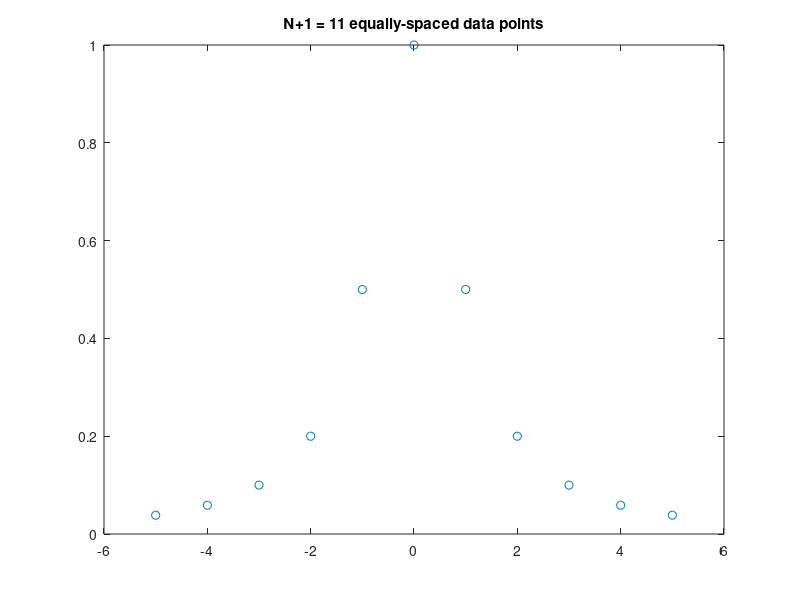
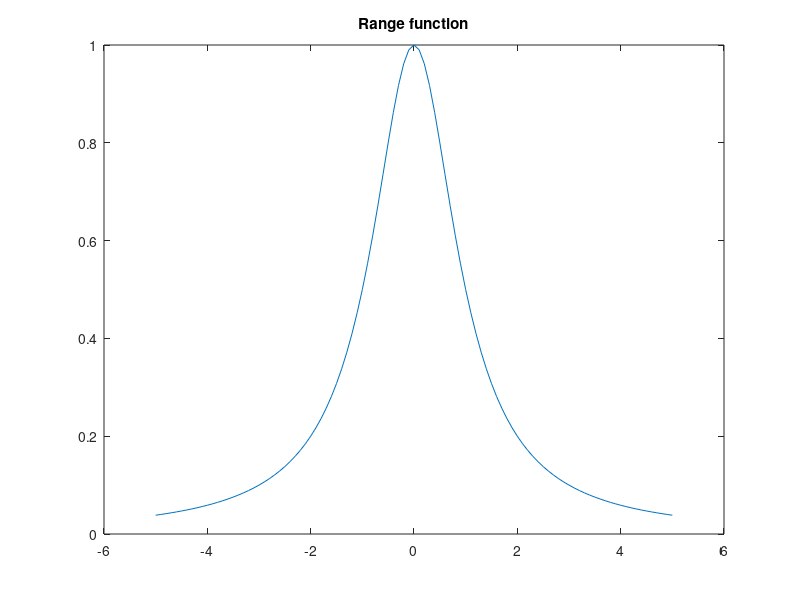
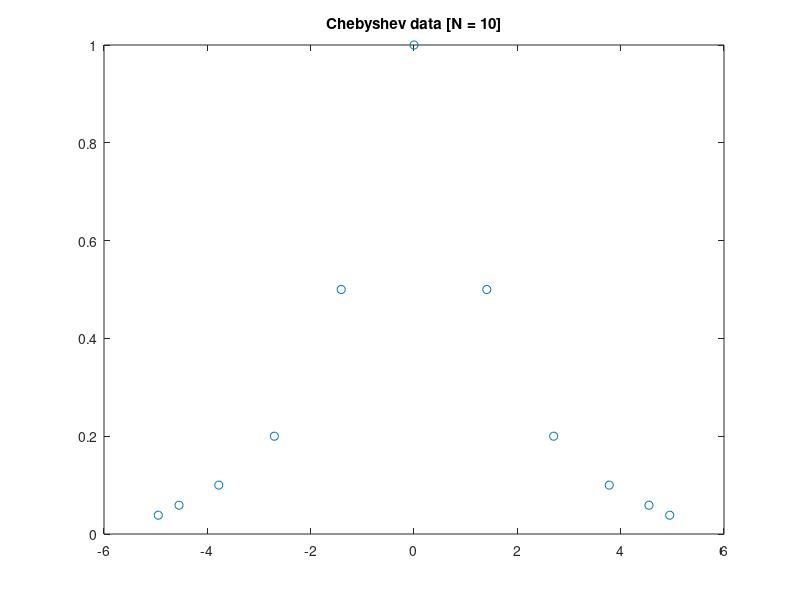
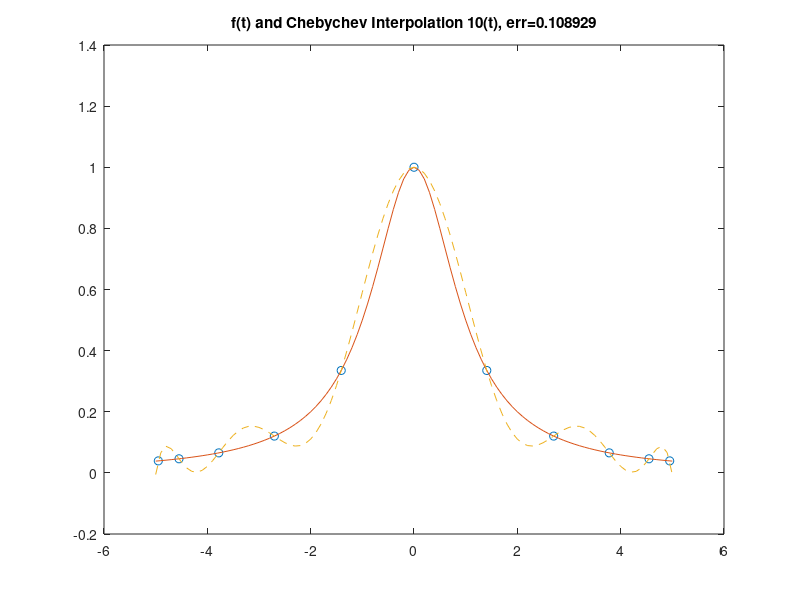

These charts were generated, in order, by the following MATLAB code:
%% Lab 4
%%

%% Problem 1
%%
N = 10;
x = linspace(-5,5,N+1);
f = inline('1./(1+x.*x)','x');
y = f(x);
plot(x, y, 'o');
title('N+1 = 11 equally-spaced data points');
t = [-5:.1:5];
figure;
plot(t, f(t), '-');
title('Range function');

%% Problem 2
%%
PN = polyfit(x,y,N);
v = polyval(PN,t);
err = norm(f(t)-v,inf);
figure;
plot(x,y,'o',t,f(t),'-',t,v,'--')
title(sprintf('f(t) and P {10}(t), err=%g',err))

%% Problem 3
%%
K = N+1;
a = -5;
b = 5;
xcheb = zeros(1,K);
for i=1:K
    xcheb(i)=(a+b)/2 + (b-a)/2 * cos( (i-.5)*pi/K );
end
plot(xcheb, y, 'o');
title('Chebyshev data [N = 10]');
ycheb = f(xcheb);
PNcheb = polyfit(xcheb,ycheb,N);
vcheb = polyval(PNcheb,t);

cheberr = norm(f(t)-vcheb,inf);
figure;
plot(xcheb,ycheb, 'o', t, f(t), '-', t, vcheb, '--');
title(sprintf('f(t) and Chebychev Interpolation {10}(t), err=%g',cheberr))

%%
% The polynomial interpolation provided by matlabs polyfit finds the
% coefficeints of a p(x) that fit a vector of X points. The
% interpolation that happens in Problem 2 uses N equally spaced points
% (shown in Figure 1) and yeilds a polynomial that interpolates the
% points but also has a lot of error at the ends of the interval (in
% this case near -5 and 5). The Chebychev polynomial in problem 3 uses
% X values generated using the equation '(a+b)/2 + (b-a)/2 * cos(
% (i-.5)*pi/K )'. You can see in Figure 3 that the x values used in
% the Chebychev polynomial are bunched up near the ends of the
% interval (-5 to 5). The high error at the ends of the polynomail in
% Problem 2 is an example of Runge's phenomenom. The chebyshev points
% help mitigate the error poblem by using a least squares method to
% ensure a minimun maximum error.

%% Problem 4
%%
% As the number of nodes increases, the error in an interpolating
% polynomial with equally spaced X values becomes exteremely bad at
% the end of it's interval. In contrast, the polynomial using
% chebyshev points get's more and more accurate.

%%
% Here are the cases when N = 20 and N = 50
% and then 50.

N = 20;
x = linspace(-5,5,N+1);
f = inline('1./(1+x.*x)', 'x');
y = f(x);
figure;
plot(x,y,'o');
title('N+1 = 21 equally-spaced data points');
t = [-5:.1:5];

PN = polyfit(x,y,N);
v = polyval(PN,t);
err = norm(f(t)-v,inf);

figure;
plot(x,y,'o',t,f(t),'-',t,v,'--');
title(sprintf('f(t) and P_{20}(t) [N = 20], err%g', err));

K = N+1;
a = -5;
b = 5;
xcheb = zeros(1,K);
for i=1:K
    xcheb(i)=(a+b)/2 + (b-a)/2 * cos( (i-.5)*pi/K );
end
ycheb = f(xcheb);
PNcheb = polyfit(xcheb,ycheb,N);
vcheb = polyval(PNcheb,t);

cheberr = norm(f(t)-vcheb,inf);
figure;
plot(x,y,'o',t,f(t),'-',t,vcheb,'--')
title(sprintf('f(t) and Chebychev Interpolation {10}(t) [N = 20], err=%g',cheberr))

% N = 50

N = 50;
x = linspace(-5,5,N+1);
f = inline('1./(1+x.*x)', 'x');
y = f(x);
figure;
plot(x,y,'o');
title('N+1 = 51 equally-spaced data points');
t = [-5:.1:5];
PN = polyfit(x,y,N);
v = polyval(PN,t);
err = norm(f(t)-v,inf);

figure;
plot(x,y,'o',t,f(t),'-',t,v,'--');
title(sprintf('f(t) and P_{50}(t) [N = 50], err%g', err));

K = N+1;
a = -5;
b = 5;
xcheb = zeros(1,K-1);
for i=1:K
    xcheb(i)=(a+b)/2 + (b-a)/2 * cos( (i-.5)*pi/K );
end
ycheb = f(xcheb);
PNcheb = polyfit(xcheb,ycheb,N);
vcheb = polyval(PNcheb,t);

cheberr = norm(f(t)-vcheb,inf);
figure;
plot(x,y,'o',t,f(t),'-',t,vcheb,'--')
title(sprintf('f(t) and Chebychev Interpolation {10}(t) [N = 50], err=%g',cheberr))
